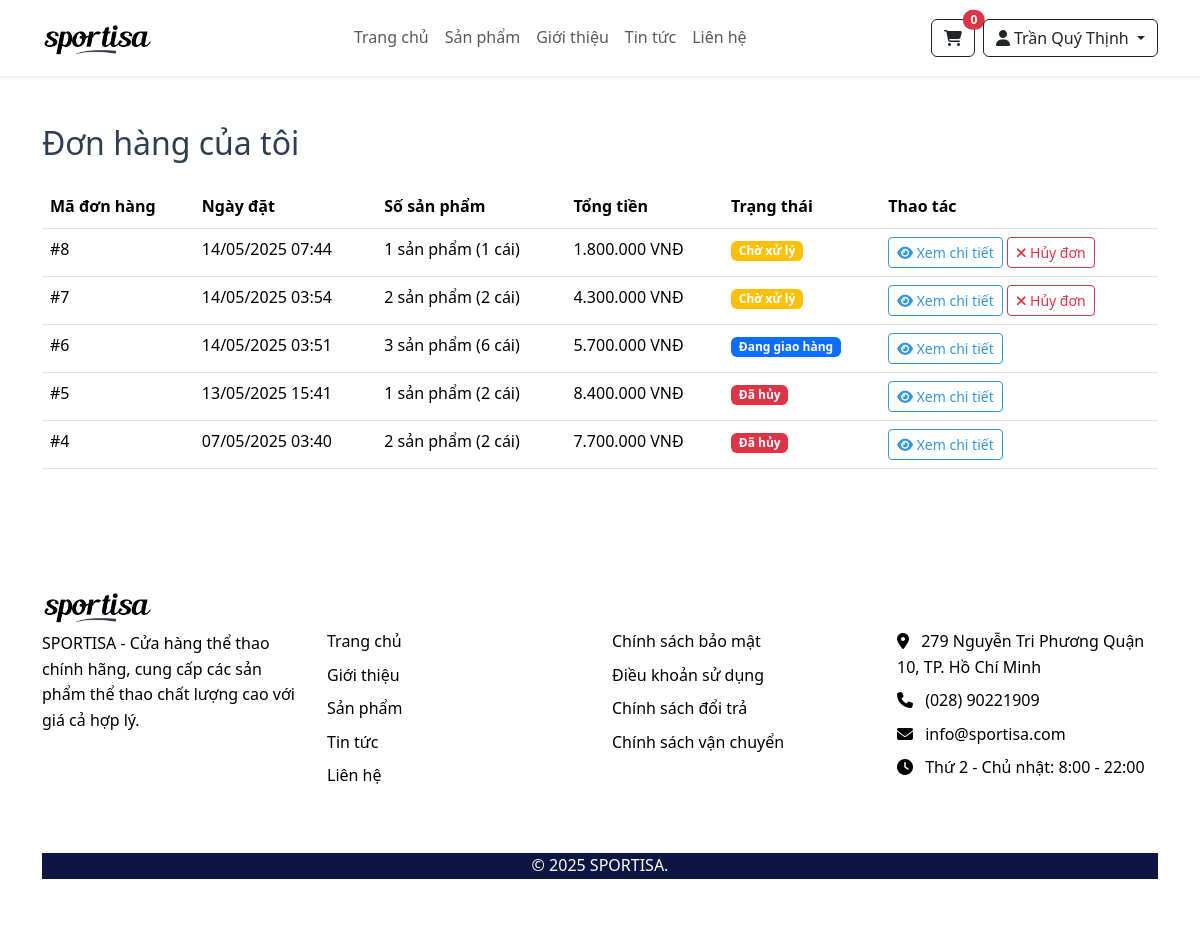
The page /orders.php (signed in) on the database its author committed.
### tables this page shows
CREATE TABLE `orders` (
  `id` int(11) NOT NULL,
  `user_id` int(11) NOT NULL,
  `total_amount` decimal(10,2) NOT NULL,
  `shipping_address` text NOT NULL,
  `shipping_phone` varchar(20) NOT NULL,
  `shipping_name` varchar(100) NOT NULL,
  `payment_method` enum('cod','bank_transfer','credit_card') NOT NULL,
  `status` enum('pending','processing','shipped','delivered','cancelled') DEFAULT 'pending',
  `notes` text DEFAULT NULL,
  `created_at` timestamp NOT NULL DEFAULT current_timestamp(),
  `updated_at` timestamp NOT NULL DEFAULT current_timestamp() ON UPDATE current_timestamp()
);

### orders.php (the view, shortened to what this page needs)
<?php
include 'config/database.php';
$query = "SELECT o.*,
          (SELECT COUNT(*) FROM order_items WHERE order_id = o.id) as item_count,
          (SELECT SUM(quantity) FROM order_items WHERE order_id = o.id) as total_quantity
          FROM orders o
          WHERE o.user_id = ?
          ORDER BY o.created_at DESC";
$stmt = $conn->prepare($query);
$stmt->execute([$_SESSION['user_id']]);
$orders = $stmt->fetchAll(PDO::FETCH_ASSOC);
?>
<!DOCTYPE html>
<html lang="vi">
<head>
    <link href="https://cdn.jsdelivr.net/npm/bootstrap@5.3.0/dist/css/bootstrap.min.css" rel="stylesheet">
    <link href="https://cdnjs.cloudflare.com/ajax/libs/font-awesome/6.0.0/css/all.min.css" rel="stylesheet">
</head>
<body>
    <?php include 'header.php'; ?>
    <div class="container py-5">
        <h2 class="mb-4">Đơn hàng của tôi</h2>
        <?php if (empty($orders)): ?>
            <div class="alert alert-info">
                Bạn chưa có đơn hàng nào. <a href="index.php">Tiếp tục mua sắm</a>
            </div>
        <?php else: ?>
            <div class="table-responsive">
                <table class="table table-hover">
                    <thead>
                        <tr>
                            <th>Mã đơn hàng</th>
                            <th>Ngày đặt</th>
                            <th>Số sản phẩm</th>
                            <th>Tổng tiền</th>
                            <th>Trạng thái</th>
                            <th>Thao tác</th>
                        </tr>
                    </thead>
                    <tbody>
                        <?php foreach ($orders as $order): ?>
                            <tr>
                                <td>#<?php echo $order['id']; ?></td>
                                <td><?php echo date('d/m/Y H:i', strtotime($order['created_at'])); ?></td>
                                <td>
                                    <?php echo $order['item_count']; ?> sản phẩm
                                    (<?php echo $order['total_quantity']; ?> cái)
                                </td>
                                <td><?php echo number_format($order['total_amount'], 0, ',', '.'); ?> VNĐ</td>
                                <td>
                                    <?php
                                    $status_class = '';
                                    switch ($order['status']) {
                                        case 'pending':
                                            $status_class = 'warning';
                                            $status_text = 'Chờ xử lý';
                                            break;
                                        case 'shipped':
                                            $status_class = 'primary';
                                            $status_text = 'Đang giao hàng';
                                            break;
                                        case 'cancelled':
                                            $status_class = 'danger';
                                            $status_text = 'Đã hủy';
                                            break;
                                    }
                                    ?>
                                    <span class="badge bg-<?php echo $status_class; ?>">
                                        <?php echo $status_text; ?>
                                    </span>
                                </td>
                                <td>
                                    <a href="order_detail.php?id=<?php echo $order['id']; ?>" class="btn btn-sm btn-outline-primary">
                                        <i class="fas fa-eye"></i> Xem chi tiết
                                    </a>
                                    <?php if ($order['status'] == 'pending'): ?>
                                        <button type="button" class="btn btn-sm btn-outline-danger"
                                                onclick="cancelOrder(<?php echo $order['id']; ?>)">
                                            <i class="fas fa-times"></i> Hủy đơn
                                        </button>
                                    <?php endif; ?>
                                </td>
                            </tr>
                        <?php endforeach; ?>
                    </tbody>
                </table>
            </div>
        <?php endif; ?>
    </div>
    <?php include 'footer.php'; ?>
</body>
</html>

### css/style.css (style rules this page uses)
:root { --primary-color: #2c3e50; --secondary-color: #3498db; --accent-color: #e74c3c; --light-color: #ecf0f1; --dark-color: #2c3e50; }
body { font-family: "Segoe UI", Tahoma, Geneva, Verdana, sans-serif; line-height: 1.6; color: var(--dark-color); }
.btn-outline-primary { color: var(--secondary-color); border-color: var(--secondary-color); transition: all 0.3s; }

### rows shown on the page
orders: id "8", created_at "14/05/2025 07:44", item_count "1", total_quantity "1", total_amount "1.800.000", status "Chờ xử lý"
orders: id "7", created_at "14/05/2025 03:54", item_count "2", total_quantity "2", total_amount "4.300.000", status "Chờ xử lý"
orders: id "6", created_at "14/05/2025 03:51", item_count "3", total_quantity "6", total_amount "5.700.000", status "Đang giao hàng"
orders: id "5", created_at "13/05/2025 15:41", item_count "1", total_quantity "2", total_amount "8.400.000", status "Đã hủy"
orders: id "4", created_at "07/05/2025 03:40", item_count "2", total_quantity "2", total_amount "7.700.000", status "Đã hủy"

### other values the page prints
$_SESSION['username'] "Trần Quý Thịnh"
